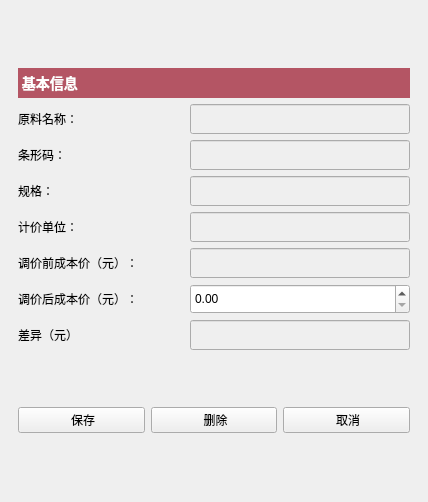
<?xml version="1.0" encoding="UTF-8"?>
<ui version="4.0">
 <class>materialcostinfo</class>
 <widget class="QWidget" name="materialcostinfo">
  <property name="geometry">
   <rect>
    <x>0</x>
    <y>0</y>
    <width>428</width>
    <height>502</height>
   </rect>
  </property>
  <property name="windowTitle">
   <string>Form</string>
  </property>
  <layout class="QVBoxLayout" name="verticalLayout_3">
   <property name="leftMargin">
    <number>9</number>
   </property>
   <property name="topMargin">
    <number>9</number>
   </property>
   <property name="rightMargin">
    <number>9</number>
   </property>
   <property name="bottomMargin">
    <number>9</number>
   </property>
   <item>
    <spacer name="horizontalSpacer">
     <property name="orientation">
      <enum>Qt::Horizontal</enum>
     </property>
     <property name="sizeHint" stdset="0">
      <size>
       <width>40</width>
       <height>25</height>
      </size>
     </property>
    </spacer>
   </item>
   <item>
    <spacer name="horizontalSpacer_2">
     <property name="orientation">
      <enum>Qt::Horizontal</enum>
     </property>
     <property name="sizeHint" stdset="0">
      <size>
       <width>40</width>
       <height>25</height>
      </size>
     </property>
    </spacer>
   </item>
   <item>
    <layout class="QVBoxLayout" name="verticalLayout">
     <property name="leftMargin">
      <number>9</number>
     </property>
     <property name="topMargin">
      <number>9</number>
     </property>
     <property name="rightMargin">
      <number>9</number>
     </property>
     <property name="bottomMargin">
      <number>9</number>
     </property>
     <item>
      <widget class="QLabel" name="label_19">
       <property name="minimumSize">
        <size>
         <width>0</width>
         <height>30</height>
        </size>
       </property>
       <property name="maximumSize">
        <size>
         <width>16777215</width>
         <height>30</height>
        </size>
       </property>
       <property name="styleSheet">
        <string notr="true">QLabel
{
background-color:rgb(180, 85, 100);
color:white;
font-size:14px;
font-weight:bold;
}</string>
       </property>
       <property name="text">
        <string> 基本信息</string>
       </property>
       <property name="alignment">
        <set>Qt::AlignLeading|Qt::AlignLeft|Qt::AlignVCenter</set>
       </property>
      </widget>
     </item>
     <item>
      <layout class="QHBoxLayout" name="horizontalLayout">
       <item>
        <widget class="QLabel" name="label">
         <property name="text">
          <string>原料名称：</string>
         </property>
        </widget>
       </item>
       <item>
        <widget class="QLineEdit" name="lineEditMatName">
         <property name="enabled">
          <bool>false</bool>
         </property>
         <property name="minimumSize">
          <size>
           <width>220</width>
           <height>30</height>
          </size>
         </property>
         <property name="maximumSize">
          <size>
           <width>220</width>
           <height>16777215</height>
          </size>
         </property>
         <property name="styleSheet">
          <string notr="true">color: rgb(0, 0, 0);</string>
         </property>
        </widget>
       </item>
      </layout>
     </item>
     <item>
      <layout class="QHBoxLayout" name="horizontalLayout_2">
       <item>
        <widget class="QLabel" name="label_2">
         <property name="text">
          <string>条形码：</string>
         </property>
        </widget>
       </item>
       <item>
        <widget class="QLineEdit" name="lineEditBarCode">
         <property name="enabled">
          <bool>false</bool>
         </property>
         <property name="minimumSize">
          <size>
           <width>220</width>
           <height>30</height>
          </size>
         </property>
         <property name="maximumSize">
          <size>
           <width>220</width>
           <height>16777215</height>
          </size>
         </property>
         <property name="styleSheet">
          <string notr="true">color: rgb(0, 0, 0);</string>
         </property>
        </widget>
       </item>
      </layout>
     </item>
     <item>
      <layout class="QHBoxLayout" name="horizontalLayout_12">
       <item>
        <widget class="QLabel" name="labelUnit_2">
         <property name="text">
          <string>规格：</string>
         </property>
        </widget>
       </item>
       <item>
        <widget class="QLineEdit" name="lineEditSpec">
         <property name="enabled">
          <bool>false</bool>
         </property>
         <property name="minimumSize">
          <size>
           <width>220</width>
           <height>30</height>
          </size>
         </property>
         <property name="maximumSize">
          <size>
           <width>200</width>
           <height>16777215</height>
          </size>
         </property>
         <property name="styleSheet">
          <string notr="true">color: rgb(0, 0, 0);</string>
         </property>
        </widget>
       </item>
      </layout>
     </item>
     <item>
      <layout class="QHBoxLayout" name="horizontalLayout_7">
       <item>
        <widget class="QLabel" name="labelUnit">
         <property name="text">
          <string>计价单位：</string>
         </property>
        </widget>
       </item>
       <item>
        <widget class="QLineEdit" name="lineEditUnitName">
         <property name="enabled">
          <bool>false</bool>
         </property>
         <property name="minimumSize">
          <size>
           <width>220</width>
           <height>30</height>
          </size>
         </property>
         <property name="maximumSize">
          <size>
           <width>200</width>
           <height>16777215</height>
          </size>
         </property>
         <property name="styleSheet">
          <string notr="true">color: rgb(0, 0, 0);</string>
         </property>
        </widget>
       </item>
      </layout>
     </item>
     <item>
      <layout class="QHBoxLayout" name="horizontalLayout_3">
       <item>
        <widget class="QLabel" name="labelUnitPrice">
         <property name="text">
          <string>调价前成本价（元）：</string>
         </property>
        </widget>
       </item>
       <item>
        <widget class="QLineEdit" name="lineEditPriceBefore">
         <property name="enabled">
          <bool>false</bool>
         </property>
         <property name="minimumSize">
          <size>
           <width>220</width>
           <height>30</height>
          </size>
         </property>
         <property name="maximumSize">
          <size>
           <width>200</width>
           <height>16777215</height>
          </size>
         </property>
         <property name="styleSheet">
          <string notr="true">color: rgb(0, 0, 0);</string>
         </property>
        </widget>
       </item>
      </layout>
     </item>
     <item>
      <layout class="QHBoxLayout" name="horizontalLayout_10">
       <item>
        <widget class="QLabel" name="labelAdjustNumber">
         <property name="text">
          <string>调价后成本价（元）：</string>
         </property>
        </widget>
       </item>
       <item>
        <widget class="QDoubleSpinBox" name="spinBoxPriceAfter">
         <property name="minimumSize">
          <size>
           <width>220</width>
           <height>30</height>
          </size>
         </property>
         <property name="maximumSize">
          <size>
           <width>200</width>
           <height>16777215</height>
          </size>
         </property>
         <property name="styleSheet">
          <string notr="true">color: rgb(0, 0, 0);</string>
         </property>
         <property name="maximum">
          <double>100000.000000000000000</double>
         </property>
        </widget>
       </item>
      </layout>
     </item>
     <item>
      <layout class="QHBoxLayout" name="horizontalLayout_11">
       <item>
        <widget class="QLabel" name="labelLaterNumber">
         <property name="text">
          <string>差异（元）</string>
         </property>
        </widget>
       </item>
       <item>
        <widget class="QLineEdit" name="lineEditDifference">
         <property name="enabled">
          <bool>false</bool>
         </property>
         <property name="minimumSize">
          <size>
           <width>220</width>
           <height>30</height>
          </size>
         </property>
         <property name="maximumSize">
          <size>
           <width>200</width>
           <height>16777215</height>
          </size>
         </property>
         <property name="styleSheet">
          <string notr="true">color: rgb(0, 0, 0);</string>
         </property>
        </widget>
       </item>
      </layout>
     </item>
     <item>
      <layout class="QHBoxLayout" name="horizontalLayout_9"/>
     </item>
     <item>
      <widget class="QWidget" name="widgetControl" native="true">
       <layout class="QVBoxLayout" name="verticalLayout_4">
        <property name="leftMargin">
         <number>0</number>
        </property>
        <property name="topMargin">
         <number>0</number>
        </property>
        <property name="rightMargin">
         <number>0</number>
        </property>
        <property name="bottomMargin">
         <number>0</number>
        </property>
        <item>
         <layout class="QHBoxLayout" name="horizontalLayout_8">
          <item>
           <widget class="QPushButton" name="pushButtonSave">
            <property name="text">
             <string> 保存</string>
            </property>
            <property name="icon">
             <iconset resource="../../../res.qrc">
              <normaloff>:/image/image/save.png</normaloff>:/image/image/save.png</iconset>
            </property>
           </widget>
          </item>
          <item>
           <widget class="QPushButton" name="pushButtonDel">
            <property name="text">
             <string> 删除</string>
            </property>
            <property name="icon">
             <iconset resource="../../../res.qrc">
              <normaloff>:/image/image/删 除.png</normaloff>:/image/image/删 除.png</iconset>
            </property>
           </widget>
          </item>
          <item>
           <widget class="QPushButton" name="pushButtonCancel">
            <property name="text">
             <string> 取消</string>
            </property>
            <property name="icon">
             <iconset resource="../../../res.qrc">
              <normaloff>:/image/image/cancel.png</normaloff>:/image/image/cancel.png</iconset>
            </property>
           </widget>
          </item>
         </layout>
        </item>
       </layout>
      </widget>
     </item>
    </layout>
   </item>
  </layout>
 </widget>
 <tabstops>
  <tabstop>pushButtonCancel</tabstop>
  <tabstop>pushButtonSave</tabstop>
  <tabstop>lineEditMatName</tabstop>
  <tabstop>lineEditBarCode</tabstop>
 </tabstops>
 <resources>
  <include location="../../../res.qrc"/>
 </resources>
 <connections/>
</ui>
